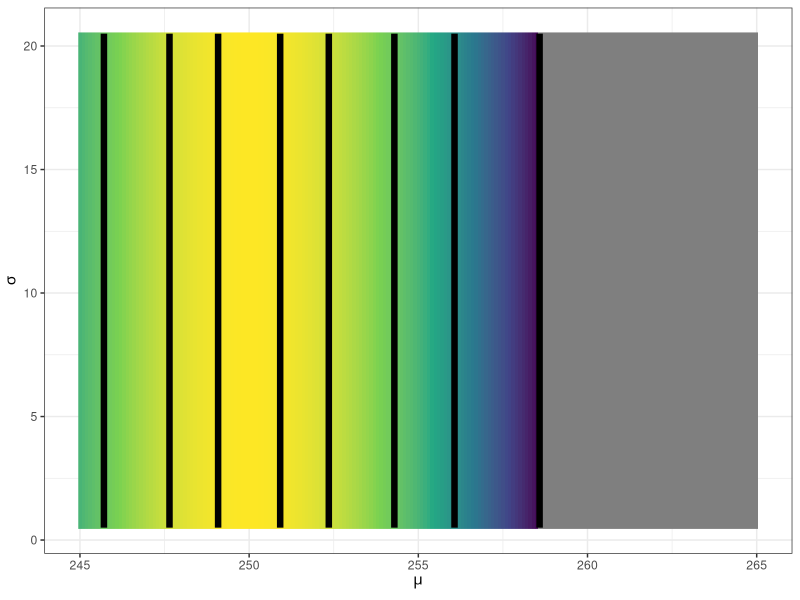
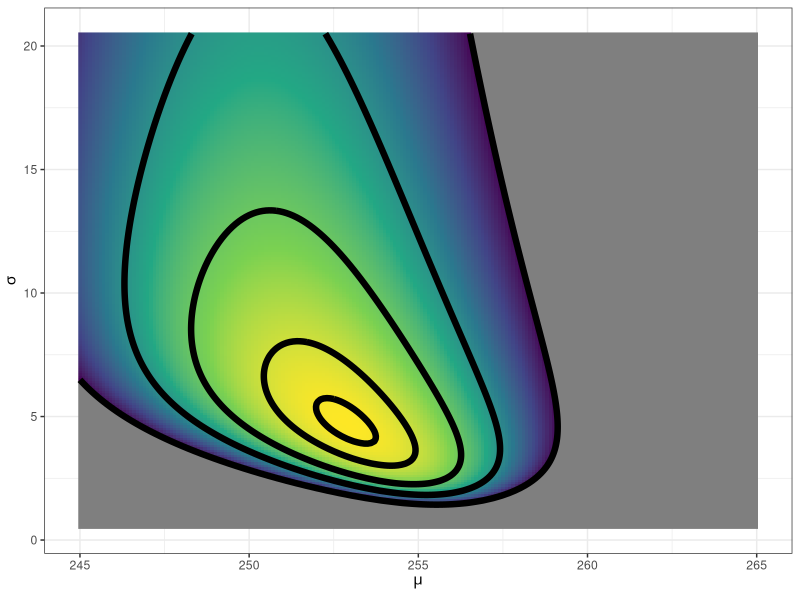
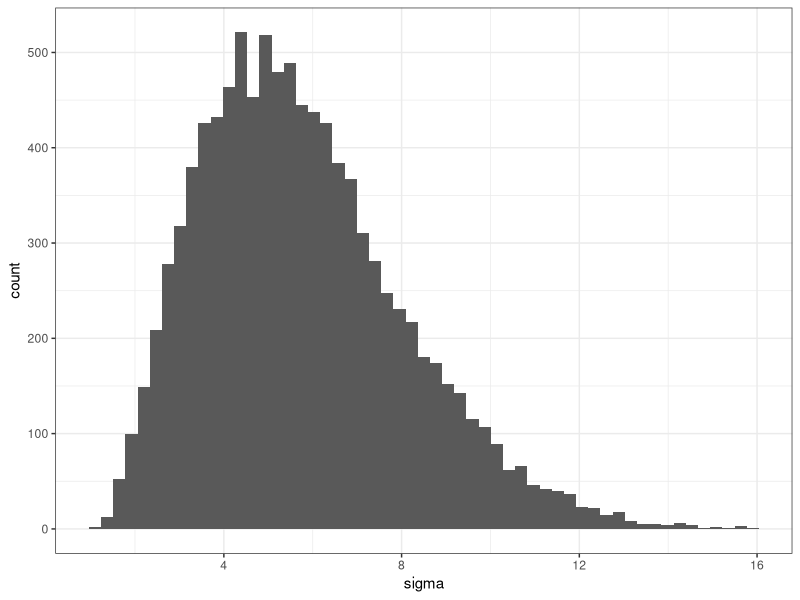
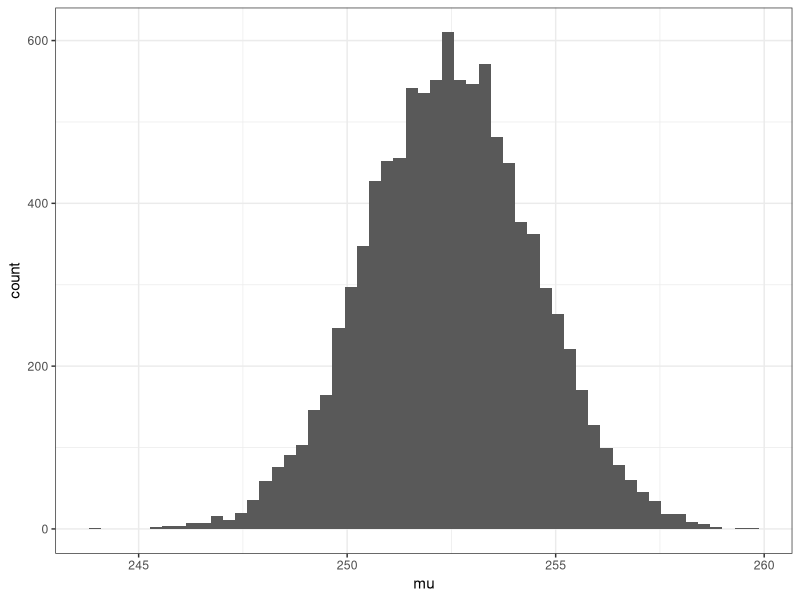
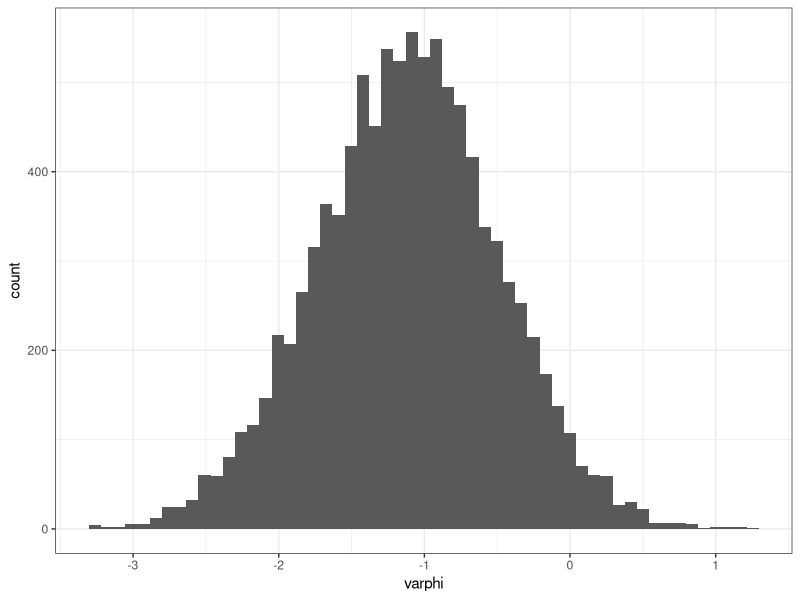

Recreate these plots in R, in order.
## ---- chunk 1
knitr::opts_chunk$set(echo = TRUE)
## ---- chunk 2
library(dplyr)
library(ggplot2)
## ---- chunk 3
mu_true <- 254.5
sigma_true <- 2.5

set.seed(5001)
x <- rnorm(n = 50, mean = mu_true, sd = sigma_true)
## ---- chunk 4
my_logprior <- function(theta, my_info)
{
  # unknown mean is the first element in theta
  lik_mu <- theta[1]
  # the unkonwn noise is the second element
  lik_sigma <- theta[2]
  
  # calculate the log-prior densities
  dnorm(x = lik_mu,
        mean = my_info$mu_0,
        sd = my_info$tau_0,
        log = TRUE) + 
    dunif(x = lik_sigma,
          min = my_info$sigma_lwr,
          max = my_info$sigma_upr,
          log = TRUE)
}
## ---- chunk 5
param_grid <- expand.grid(mu = seq(245, 265, length.out = 201),
                          sigma = seq(0.5, 20.5, length.out = 201),
                          KEEP.OUT.ATTRS = FALSE,
                          stringsAsFactors = FALSE) %>% 
  as.data.frame() %>% tbl_df()
## ---- chunk 6
hyper_list <- list(
  mu_0 = 250,
  tau_0 = 2,
  sigma_lwr = 0.5,
  sigma_upr = 20.5
)

hyper_list
## ---- chunk 7
eval_logdensity <- function(mu_val, sigma_val, my_logdens, my_info)
{
  my_logdens(c(mu_val, sigma_val), my_info)
}
## ---- chunk 8
log_prior_result <- purrr::map2_dbl(param_grid$mu,
                                    param_grid$sigma,
                                    eval_logdensity,
                                    my_logdens = my_logprior,
                                    my_info = hyper_list)
## ---- chunk 9
param_grid %>% 
  mutate(log_dens = log_prior_result) %>% 
  mutate(log_dens_2 = log_dens - max(log_dens)) %>% 
  ggplot(mapping = aes(x = mu, y = sigma)) +
  geom_raster(mapping = aes(fill = log_dens_2)) +
  stat_contour(mapping = aes(z = log_dens_2),
               breaks = log(c(0.01/100, 0.01, 0.1, 0.5, 0.9)),
               size = 2.2, 
               color = "black") +
  scale_fill_viridis_c(guide = FALSE,
                       limits = log(c(0.01/100, 1.0))) +
  labs(x = expression(mu), y = expression(sigma)) +
  theme_bw()
## ---- chunk 10
my_logpost <- function(theta, my_info)
{
  # unknown mean is the first element in theta
  lik_mu <- theta[1]
  # the unkonwn noise is the second element
  lik_sigma <- theta[2]
  
  # log-likelihood
  log_lik <- sum(dnorm(x = my_info$xobs,
                       mean = lik_mu,
                       sd = lik_sigma,
                       log = TRUE))
  
  # calculate the log-prior densities
  log_prior <- dnorm(x = lik_mu,
        mean = my_info$mu_0,
        sd = my_info$tau_0,
        log = TRUE) + 
    dunif(x = lik_sigma,
          min = my_info$sigma_lwr,
          max = my_info$sigma_upr,
          log = TRUE)
  
  # add the log-lik to the log-prior
  log_lik + log_prior
}
## ---- chunk 11
info_N05 <- list(
  xobs = x[1:5],
  mu_0 = 250,
  tau_0 = 2,
  sigma_lwr = 0.5,
  sigma_upr = 20.5
)
## ---- chunk 12
log_post_result <- purrr::map2_dbl(param_grid$mu,
                                    param_grid$sigma,
                                    eval_logdensity,
                                    my_logdens = my_logpost,
                                    my_info = info_N05)
## ---- chunk 13
param_grid %>% 
  mutate(log_dens = log_post_result) %>% 
  mutate(log_dens_2 = log_dens - max(log_dens)) %>% 
  ggplot(mapping = aes(x = mu, y = sigma)) +
  geom_raster(mapping = aes(fill = log_dens_2)) +
  stat_contour(mapping = aes(z = log_dens_2),
               breaks = log(c(0.01/100, 0.01, 0.1, 0.5, 0.9)),
               size = 2.2, 
               color = "black") +
  scale_fill_viridis_c(guide = FALSE,
                       limits = log(c(0.01/100, 1.0))) +
  labs(x = expression(mu), y = expression(sigma)) +
  theme_bw()
## ---- chunk 14
map_result <- optim(c(250, 10),
                    my_logpost,
                    gr = NULL,
                    info_N05,
                    method = "BFGS",
                    hessian = TRUE,
                    control = list(fnscale = -1, maxit = 1001))

map_result
## ---- chunk 15
map_result_2 <- optim(c(260, 2),
                    my_logpost,
                    gr = NULL,
                    info_N05,
                    method = "BFGS",
                    hessian = TRUE,
                    control = list(fnscale = -1, maxit = 1001))

map_result_2
## ---- chunk 16
my_logpost_cv <- function(phi, my_info)
{
  # extract the unknown mean
  lik_mu <- phi[1]
  # extract the transformed sigma
  lik_varphi <- phi[2]
  
  # back-transform from varphi to sigma
  lik_sigma <- my_info$sigma_lwr + (my_info$sigma_upr - my_info$sigma_lwr) * boot::inv.logit(lik_varphi)
  
  # calculate the log-likelihood
  log_lik <- sum(dnorm(x = my_info$xobs,
                       mean = lik_mu,
                       sd = lik_sigma,
                       log = TRUE))
  
  # log-prior on the unknown mean
  log_prior_mu <- dnorm(x = lik_mu, mean = my_info$mu_0, sd = my_info$tau_0, log = TRUE)
  
  # log-prior on the unknown noise
  log_prior_sigma <- dunif(x = lik_sigma, min = my_info$sigma_lwr, max = my_info$sigma_upr, log = TRUE)
  
  # account for the log of the derivative adjustment
  log_deriv_adjust <- log(my_info$sigma_upr - my_info$sigma_lwr) + 
    log(boot::inv.logit(lik_varphi)) + log(1 - boot::inv.logit(lik_varphi))
  
  # sum the components together
  log_lik + log_prior_mu + log_prior_sigma + log_deriv_adjust
}
## ---- chunk 17
map_res_cv <- optim(c(250, -1),
                    my_logpost_cv,
                    gr = NULL,
                    info_N05,
                    method = "BFGS",
                    hessian = TRUE,
                    control = list(fnscale = -1, maxit = 1001))

map_res_cv
## ---- chunk 18
map_res_cv_2 <- optim(c(260, 2.5),
                    my_logpost_cv,
                    gr = NULL,
                    info_N05,
                    method = "BFGS",
                    hessian = TRUE,
                    control = list(fnscale = -1, maxit = 1001))

map_res_cv_2
## ---- chunk 19
my_laplace <- function(start_guess, logpost_func, ...)
{
  # code adapted from the `LearnBayes`` function `laplace()`
  fit <- optim(start_guess,
               logpost_func,
               gr = NULL,
               ...,
               method = "BFGS",
               hessian = TRUE,
               control = list(fnscale = -1, maxit = 1001))
  
  mode <- fit$par
  h <- -solve(fit$hessian)
  p <- length(mode)
  int <- p/2 * log(2 * pi) + 0.5 * log(det(h)) + logpost_func(mode, ...)
  list(mode = mode,
       var_matrix = h,
       log_evidence = int,
       converge = ifelse(fit$convergence == 0,
                         "YES", 
                         "NO"),
       iter_counts = fit$counts[1])
}
## ---- chunk 20
laplace_res <- my_laplace(c(260, 2.5), my_logpost_cv, info_N05)

laplace_res
## ---- chunk 21
generate_post_samples <- function(mvn_result, N, my_info)
{
  MASS::mvrnorm(n = N,
                mu = mvn_result$mode,
                Sigma = mvn_result$var_matrix) %>% 
    as.data.frame() %>% tbl_df() %>% 
    purrr::set_names(c("mu", "varphi")) %>% 
    mutate(sigma = my_info$sigma_lwr + (my_info$sigma_upr - my_info$sigma_lwr) * boot::inv.logit(varphi))
}
## ---- chunk 22
post_samples_N05 <- generate_post_samples(laplace_res, N = 1e4, info_N05)

post_samples_N05
## ---- chunk 23
post_samples_N05 %>% 
  ggplot(mapping = aes(x = sigma)) +
  geom_histogram(bins = 55) +
  theme_bw()
## ---- chunk 24
post_samples_N05 %>% 
  ggplot(mapping = aes(x = mu)) +
  geom_histogram(bins = 55) +
  theme_bw()
## ---- chunk 25
post_samples_N05 %>% 
  ggplot(mapping = aes(x = varphi)) +
  geom_histogram(bins = 55) +
  theme_bw()
